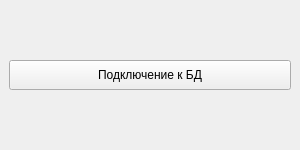
<?xml version="1.0" encoding="UTF-8"?>
<ui version="4.0">
 <class>MainWindow</class>
 <widget class="QMainWindow" name="MainWindow">
  <property name="enabled">
   <bool>true</bool>
  </property>
  <property name="geometry">
   <rect>
    <x>0</x>
    <y>0</y>
    <width>300</width>
    <height>150</height>
   </rect>
  </property>
  <property name="maximumSize">
   <size>
    <width>1920</width>
    <height>1080</height>
   </size>
  </property>
  <property name="windowTitle">
   <string>Задание 08_task_0301</string>
  </property>
  <widget class="QWidget" name="centralwidget">
   <layout class="QGridLayout" name="gridLayout">
    <item row="0" column="0">
     <widget class="QPushButton" name="pb_open_DB">
      <property name="enabled">
       <bool>true</bool>
      </property>
      <property name="sizePolicy">
       <sizepolicy hsizetype="Minimum" vsizetype="Fixed">
        <horstretch>0</horstretch>
        <verstretch>0</verstretch>
       </sizepolicy>
      </property>
      <property name="minimumSize">
       <size>
        <width>100</width>
        <height>30</height>
       </size>
      </property>
      <property name="text">
       <string>Подключение к БД</string>
      </property>
     </widget>
    </item>
   </layout>
  </widget>
 </widget>
 <resources/>
 <connections/>
</ui>
